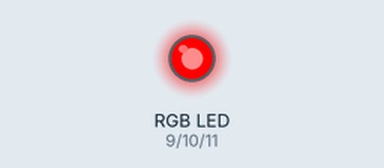
This sketch was run on a simulated Arduino Uno, built with avr-gcc and run on an emulated ATmega328P. Parts: an RGB LED mixed from three pins (HIGH = lit).

Above: at 0.1 s.
At 0.7 s:
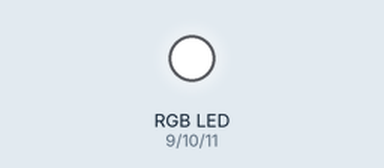
At 1.3 s:
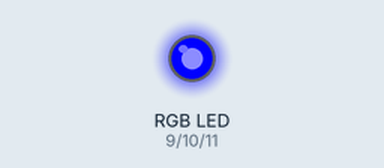
At 2.7 s:
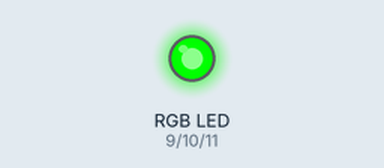
Timing chart, 0 to 3.0 s (numbered marks = the images above):
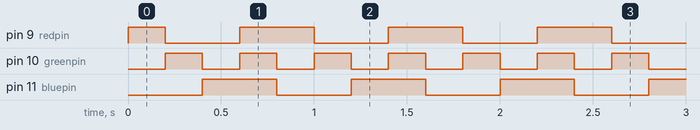

The sketch:

rgb.ino
```cpp
int redpin = 9;       //RGB LED红灯的引脚9
int greenpin = 10;    //RGB LED绿灯的引脚10
int bluepin = 11;     //RGB LED蓝灯的引脚11
void setup() {
  pinMode(redpin,OUTPUT); // 定义LED的三种颜色引脚为输出引脚
  pinMode(greenpin,OUTPUT);
  pinMode(bluepin,OUTPUT);
}

void loop() {
  color(255,0,0);
  delay(200);
  color(0,255,0);
  delay(200);
  color(0,0,255);
  delay(200);
  color(255,255,255);
  delay(200);
}

//定义函数，分别定义写入输出值
void color(int red,int green ,int blue){
  analogWrite(redpin,red);
  analogWrite(greenpin,green);
  analogWrite(bluepin,blue);
}
```

Measured:
- by itself, pin 9 (redpin): repeats every 0.80 s: LOW 0.40 s, HIGH 0.40 s
- by itself, pin 10 (greenpin): alternates HIGH for 0.20 s and LOW for 0.20 s
- by itself, pin 11 (bluepin): alternates HIGH for 0.40 s and LOW for 0.40 s
